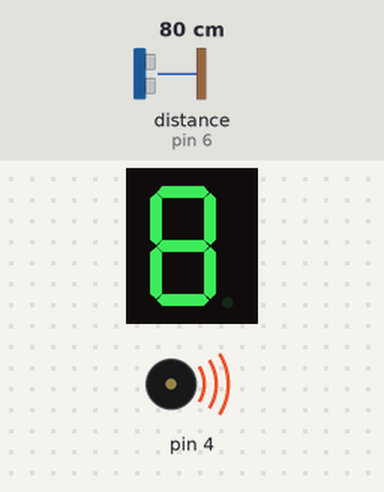
Bench run of a sketch on a simulated Arduino Uno, built with avr-gcc and run on an emulated ATmega328P. Shown: 1-digit seven-segment display, buzzer (waves = sounding). Inputs (shaded band) come from the test bench; at power-on: distance to the obstacle (sensor on pin 6) 80 cm.

Above: at 4.0 s.
4.1 s: distance to the obstacle (sensor on pin 6) set to 2 cm
At 8.5 s:
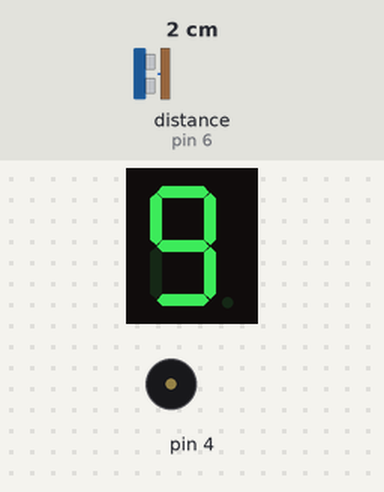
8.6 s: distance to the obstacle (sensor on pin 6) set to 35 cm
At 13.8 s:
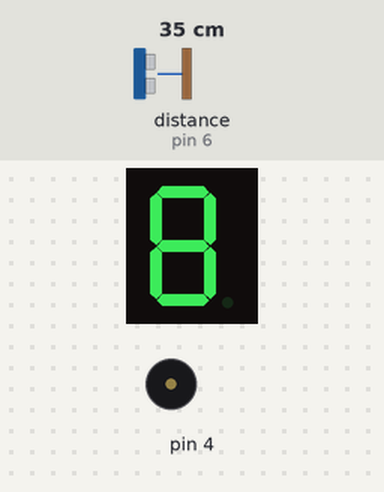
Timing chart, 0 to 19.4 s (numbered marks = the images above; inputs shaded):
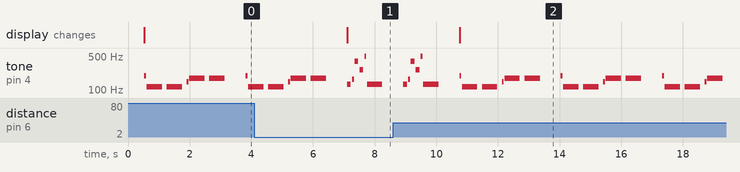

The sketch:

segment3.ino
```cpp
#include <LiquidCrystal.h>
#include "SR04.h"
#include "pitches.h"
#include <avr/io.h>
#include <avr/interrupt.h>
#include "SevSeg.h"
SevSeg sevseg;

#define SONG_LENGTH 6


int txpin = 6;
int rxpin = 5;
SR04 sr04 = SR04(rxpin, txpin);
int distance;
char let;

void setup() {
  // put your setup code here, to run once:
Serial.begin(9600);
pinMode(4, OUTPUT);
pinMode(txpin,OUTPUT);
pinMode(rxpin,INPUT);

 byte numDigits = 1;
    byte digitPins[] = {};
    byte segmentPins[] = {10, 9, 11, 12, 13, 8, 7, 3};
    bool resistorsOnSegments = true;

    byte hardwareConfig = COMMON_CATHODE;
    sevseg.begin(hardwareConfig, numDigits, digitPins, segmentPins, resistorsOnSegments);
    sevseg.setBrightness(90);

UCSR0B = (1<<RXEN0);
  UCSR0C = (1<<UCSZ01)|(1<<UCSZ00);
  UBRR0L = 103;
}
/*
//void buzzerPlay(int choice)
//{
  int melody[SONG_LENGTH];
  int rhythm[SONG_LENGTH];

  int melodyHappy[] = {NOTE_C3, NOTE_E3, NOTE_G4, NOTE_C4, NOTE_B4, NOTE_C3};
  int rhythmHappy[] = {8, 16, 8, 8, 16, 2};
  int melodySad[] = {NOTE_G3, NOTE_AS2, NOTE_AS2, NOTE_D3, NOTE_F3, NOTE_F3};
  int rhythmSad[] = {16, 2, 2, 16, 2, 2};

//  for(int i = 0; i < SONG_LENGTH; ++i)
//  {
//    if(choice == 1)
//    {
//      melody[i] = melodyHappy[i];
//      rhythm[i] = rhythmHappy[i];
//    }
//    else
//    {
//      melody[i] = melodySad[i];
//      rhythm[i] = rhythmSad[i];
//    }
//  }

  int pitch;
  int beat;
  int toneDuration;
  float pauseTime;
*/


void loop() {
      distance = sr04.Distance();
      Serial.print(distance);
      Serial.println("cm");
      delay(500);
      int melody[SONG_LENGTH];
  int rhythm[SONG_LENGTH];

  int melodyHappy[] = {NOTE_C3, NOTE_E3, NOTE_G4, NOTE_C4, NOTE_B4, NOTE_C3};
  int rhythmHappy[] = {8, 16, 8, 8, 16, 2};
  int melodySad[] = {NOTE_G3, NOTE_AS2, NOTE_AS2, NOTE_D3, NOTE_F3, NOTE_F3};
  int rhythmSad[] = {16, 2, 2, 16, 2, 2};

  int choice;


//while (! (UCSR0A & (1<<RXC0))){
//      let = UDR0; // read in letter from sending arduino
//      break;
//      Serial.print(let);}
//for(int i = 0; i < SONG_LENGTH; ++i) {
//    if(let == '1') {
//      sevseg.setNumber(1);
//        sevseg.refreshDisplay();
//      buzzerPlay(1);//pass in choice
//    } else if(let = '2'){
//      sevseg.setNumber(2);
//        sevseg.refreshDisplay();
//    }
//    else if(let = '9'){
//   buzzerPlay(0);//pass in choice;
        if(distance >= 28){
//        buzzerPlay(0);//pass in choice;
          choice = 0;
          sevseg.setNumber(8);
          sevseg.refreshDisplay();
        }
        else if(distance < 28){
          choice = 1;
//        buzzerPlay(1);//pass in choice
          sevseg.setNumber(9);
          sevseg.refreshDisplay();
      }
  for(int i = 0; i < SONG_LENGTH; ++i)
  {
    if(choice == 1)
    {
      melody[i] = melodyHappy[i];
      rhythm[i] = rhythmHappy[i];
    }
    else
    {
      melody[i] = melodySad[i];
      rhythm[i] = rhythmSad[i];
    }
  }

  int pitch;
  int beat;
  int toneDuration;
  float pauseTime;

  for(int i = 0; i < SONG_LENGTH; i++)
  {
    pitch = melody[i];
    beat = rhythm[i];
    //calculate the tone duration
    toneDuration = 1000 / beat;
    //play the tone
    tone(4, pitch, toneDuration);
    //calculate pause time
    pauseTime = toneDuration * 1.3;
    //use delay function to pause
    delay(pauseTime);
  }
    }
//  }
```

pitches.h
```cpp
/*************************************************
* This file contains all the pitch values for typical notes. For
example, NOTE_C4 is middle C.
* NOTE_FS4 is F sharp, and so forth. This note table was originally
written by Brett Hagman,
* on whose work the tone() command was based.
*
*************************************************/
#define NOTE_B0  31
#define NOTE_C1  33
#define NOTE_CS1 35
#define NOTE_D1  37
#define NOTE_DS1 39
#define NOTE_E1  41
#define NOTE_F1  44
#define NOTE_FS1 46
#define NOTE_G1  49
#define NOTE_GS1 52
#define NOTE_A1  55
#define NOTE_AS1 58
#define NOTE_B1  62
#define NOTE_C2  65
#define NOTE_CS2 69
#define NOTE_D2  73
#define NOTE_DS2 78
#define NOTE_E2  82
#define NOTE_F2  87
#define NOTE_FS2 93
#define NOTE_G2  98
#define NOTE_GS2 104
#define NOTE_A2  110
#define NOTE_AS2 117
#define NOTE_B2  123
#define NOTE_C3  131
#define NOTE_CS3 139
#define NOTE_D3  147
#define NOTE_DS3 156
#define NOTE_E3  165
#define NOTE_F3  175
#define NOTE_FS3 185
#define NOTE_G3  196
#define NOTE_GS3 208
#define NOTE_A3  220
#define NOTE_AS3 233
#define NOTE_B3  247
#define NOTE_C4  262
#define NOTE_CS4 277
#define NOTE_D4  294
#define NOTE_DS4 311
#define NOTE_E4  330
#define NOTE_F4  349
#define NOTE_FS4 370
#define NOTE_G4  392
#define NOTE_GS4 415
#define NOTE_A4  440
#define NOTE_AS4 466
#define NOTE_B4  494
#define NOTE_C5  523
#define NOTE_CS5 554
#define NOTE_D5  587
#define NOTE_DS5 622
#define NOTE_E5  659
#define NOTE_F5  698
#define NOTE_FS5 740
#define NOTE_G5  784
#define NOTE_GS5 831
#define NOTE_A5  880
#define NOTE_AS5 932
#define NOTE_B5  988
#define NOTE_C6  1047
#define NOTE_CS6 1109
#define NOTE_D6  1175
#define NOTE_DS6 1245
#define NOTE_E6  1319
#define NOTE_F6  1397
#define NOTE_FS6 1480
#define NOTE_G6  1568
#define NOTE_GS6 1661
#define NOTE_A6  1760
#define NOTE_AS6 1865
#define NOTE_B6  1976
#define NOTE_C7  2093
#define NOTE_CS7 2217
#define NOTE_D7  2349
#define NOTE_DS7 2489
#define NOTE_E7  2637
#define NOTE_F7  2794
#define NOTE_FS7 2960
#define NOTE_G7  3136
#define NOTE_GS7 3322
#define NOTE_A7  3520
#define NOTE_AS7 3729
#define NOTE_B7  3951
#define NOTE_C8  4186
#define NOTE_CS8 4435
#define NOTE_D8  4699
#define NOTE_DS8 4978
```

Measured:
- after the input at 4.1 s, the display: changes after 3.0 s (image 1)
- after the input at 8.6 s, the display: changes after 2.2 s (image 2)
- by itself, tone on pin 4: plays 131 Hz for 0.13 s, 165 Hz for 0.06 s, 392 Hz for 0.13 s, 262 Hz for 0.13 s, 494 Hz for 0.06 s, 131 Hz for 0.50 s … (23 notes in this stretch)
